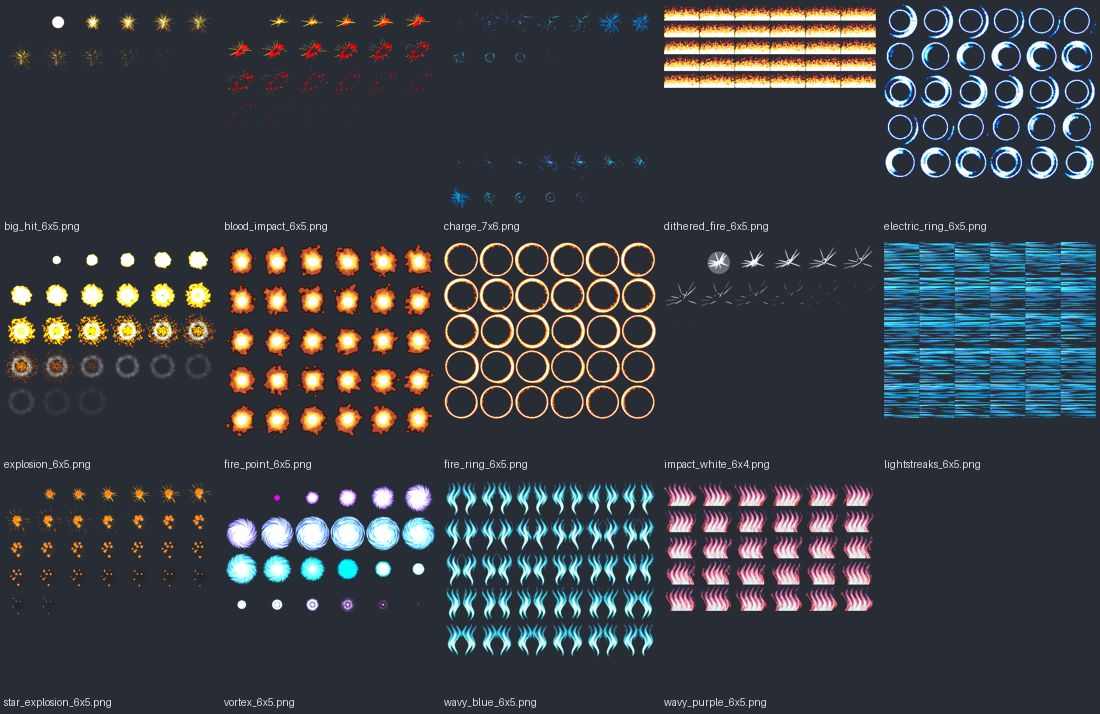
#> input picture tools/vfx_library/catalog_predrawn.jpg, 1100 x 714 px
$ python -i ui_defringe.py   (imports and definitions only)
#> lines starting #> are read from the running program, lines starting #| are printed output that depends on the picture; after the words box and inside, x2 and y2 are one past the last pixel; in counts of white or black regions, pixels touching at a corner belong together
#> further down, picture is the input picture: PIL image 1100x714 RGB; mean R, G, B 58.6, 62.9, 69.6
"""Снимает «красную кайму» (запечённый чистый красный ореол вокруг объектов прозрачных генераций ChatGPT)."""
import sys, numpy as np
from PIL import Image, ImageFilter
from scipy import ndimage
def defringe(im, bg=None):
    a = np.asarray(im.convert('RGBA')).astype(float)
    rgb, al = a[..., :3], a[..., 3]
#> al: shape (714, 1100) float64; every value is 255
    if bg is not None:   # непрозрачный фон (белый) → альфа
        d = np.abs(rgb - np.array(bg)).max(2); m = d > 24
        m = ndimage.binary_opening(m, iterations=1)
        lab, n = ndimage.label(m); sz = ndimage.sum(m, lab, range(1, n + 1)); m = np.isin(lab, 1 + np.where(sz > 1500)[0]); m = ndimage.binary_fill_holes(m)
        al = m * 255.0
    r, g, b = rgb[..., 0], rgb[..., 1], rgb[..., 2]
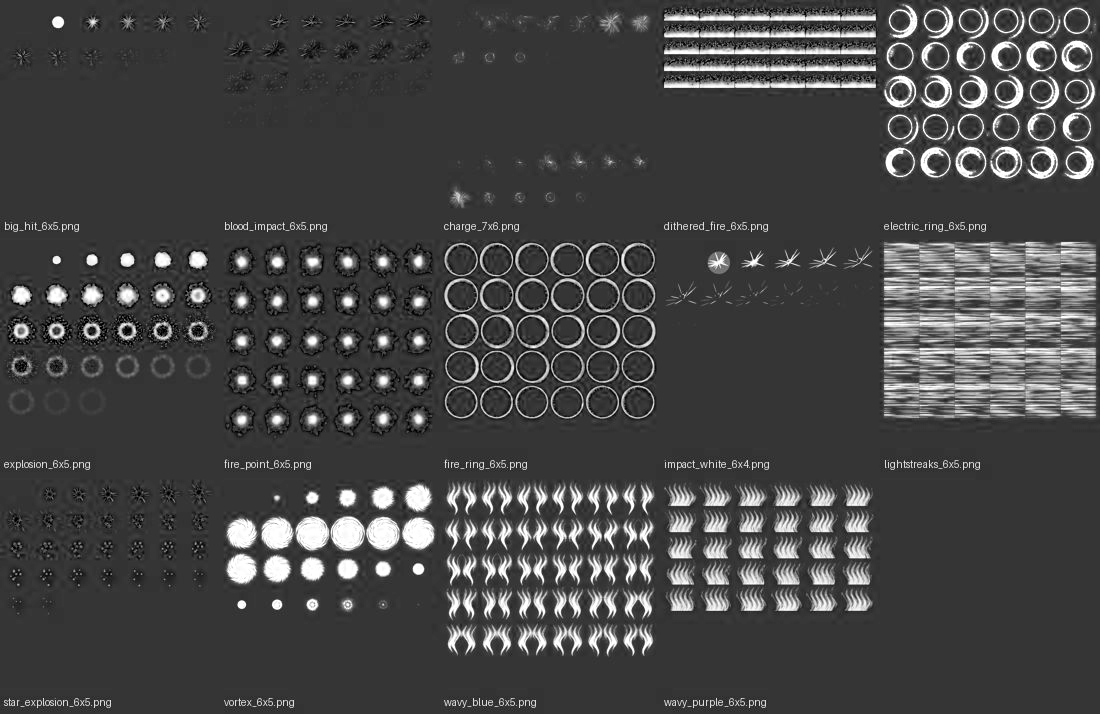
#> b: shape (714, 1100) float64; min 0, max 255, mean 69.6
    halo = (r > 90) & (g < 0.22 * r) & (b < 0.22 * r)         # чистый красный
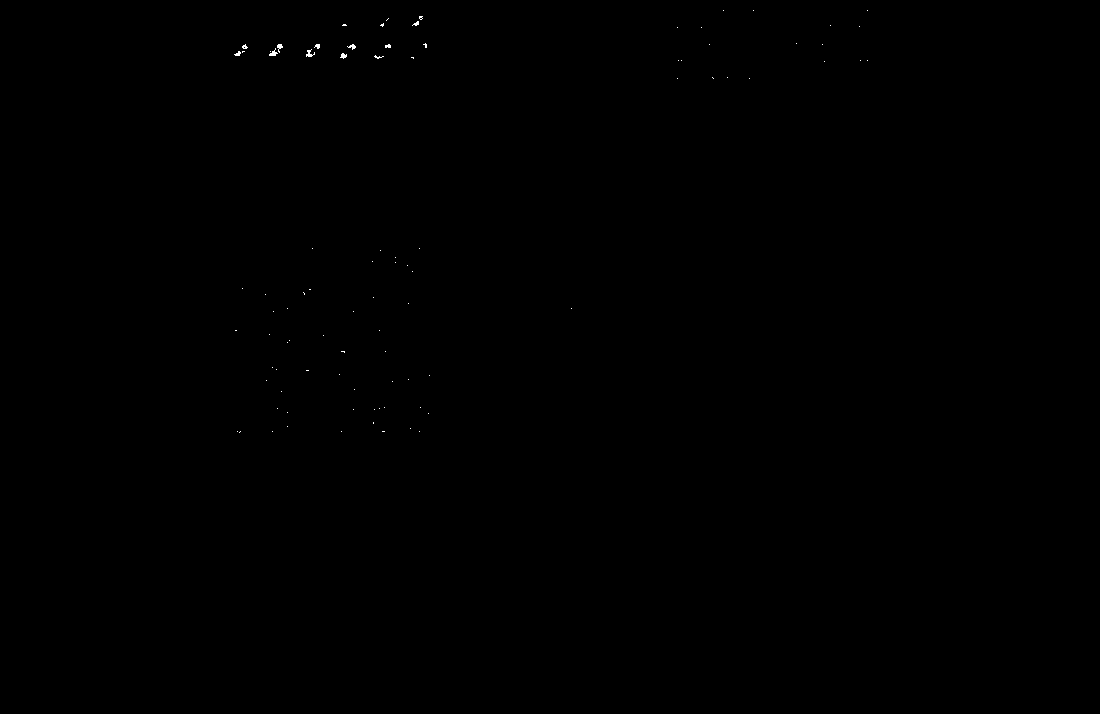
#> halo: shape (714, 1100) bool; 0.05% white in thin lines or dots, all inside (x1, y1, x2, y2) = (234, 10, 868, 433)
    halo |= (r > 120) & (g > 0.75 * r) & (b < 0.25 * r) & (al > 0)   # и жёлто-зелёный ореол
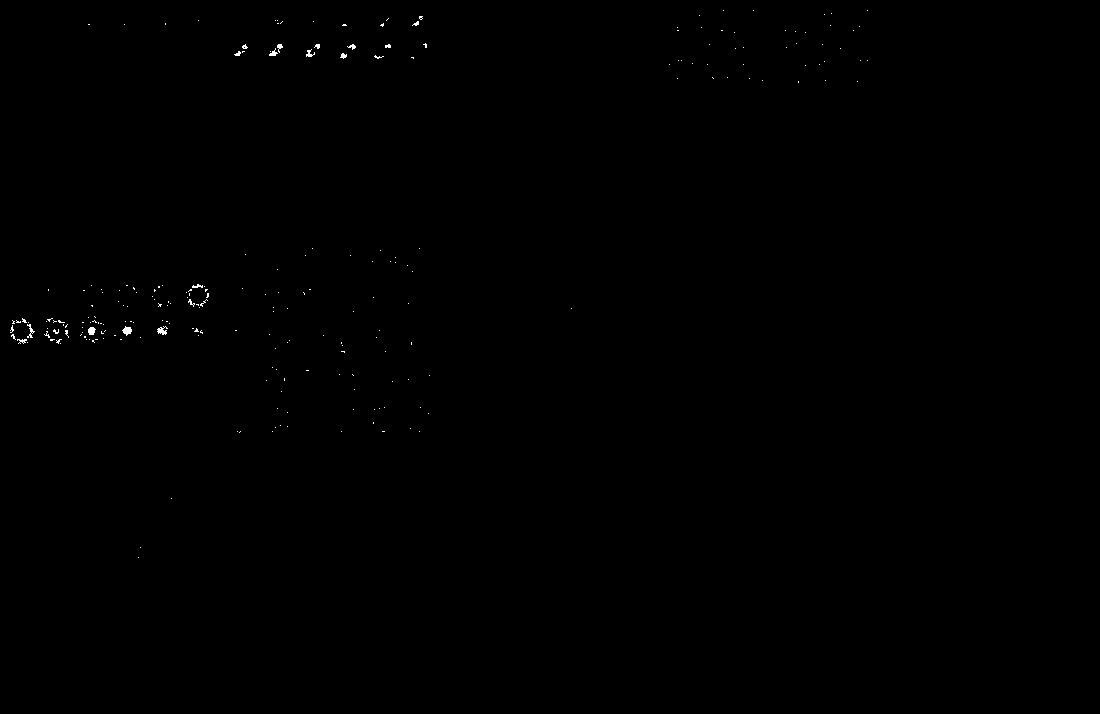
#> halo: shape (714, 1100) bool; 0.14% white in thin lines or dots, all inside (x1, y1, x2, y2) = (10, 10, 868, 558)
    # ореол — только у края силуэта (внутренние красные детали не трогаем)
    solid = (al > 128) & ~halo
    core = ndimage.binary_erosion(solid, iterations=3)
#> core: shape (714, 1100) bool; 97.6% white; 136 black regions, largest, box (x1, y1, x2, y2) and area: (0, 0, 1100, 714) 10848, (77, 313, 109, 346) 591, (41, 315, 72, 347) 591
    near_edge = ~ndimage.binary_dilation(core, iterations=1) | ~ndimage.binary_erosion(al > 128, iterations=6)
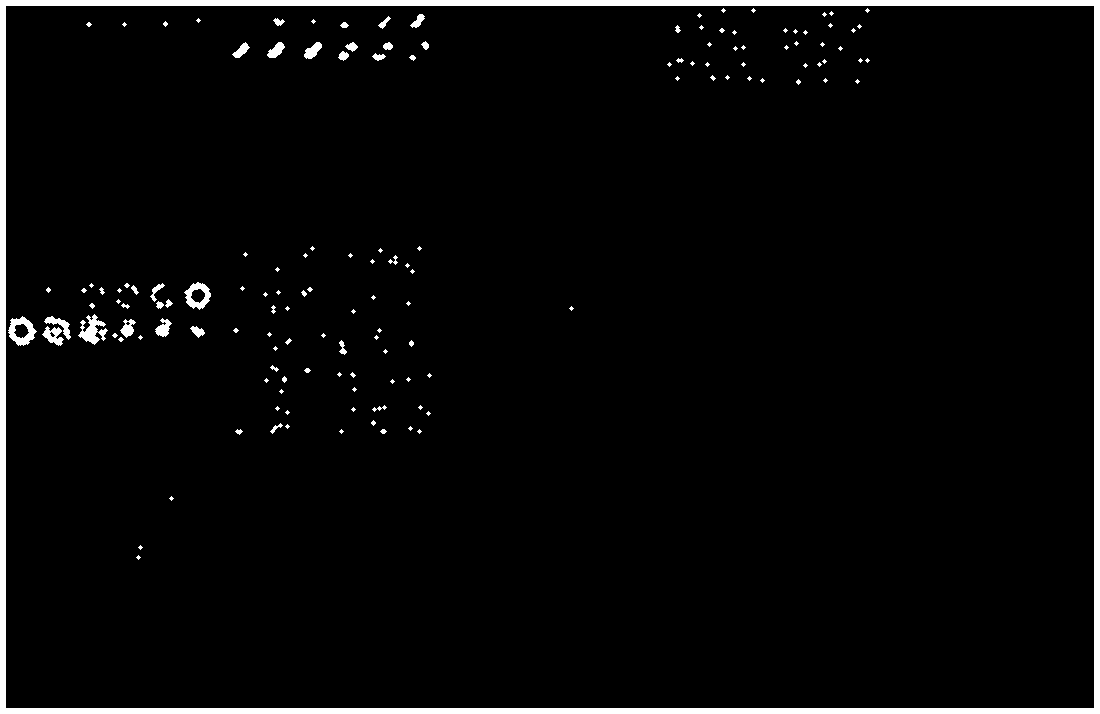
#> near_edge: shape (714, 1100) bool; 3.4% white; 144 white regions (100 under 20 px), largest, box (x1, y1, x2, y2) and area: (0, 0, 1100, 714) 21624, (78, 314, 108, 345) 442, (8, 316, 37, 346) 432
    kill = halo & near_edge
    # распространяем по связным областям ореола, касающимся прозрачности
    lab, n = ndimage.label(halo)
#> lab: shape (714, 1100) int32; 294 distinct labels, from 0 to 293
#> n = 293
    touch = np.unique(lab[ndimage.binary_dilation(al < 20, iterations=2) & halo])
#> touch = empty array
    kill |= np.isin(lab, touch[touch > 0])
    al = np.where(kill, 0, al)
    m = al > 128
    m = ndimage.binary_opening(m, iterations=1)
#> m: shape (714, 1100) bool; 99.8% white; black in thin lines or dots
    al2 = np.asarray(Image.fromarray((m * 255).astype(np.uint8)).filter(ImageFilter.GaussianBlur(0.7))).astype(float)
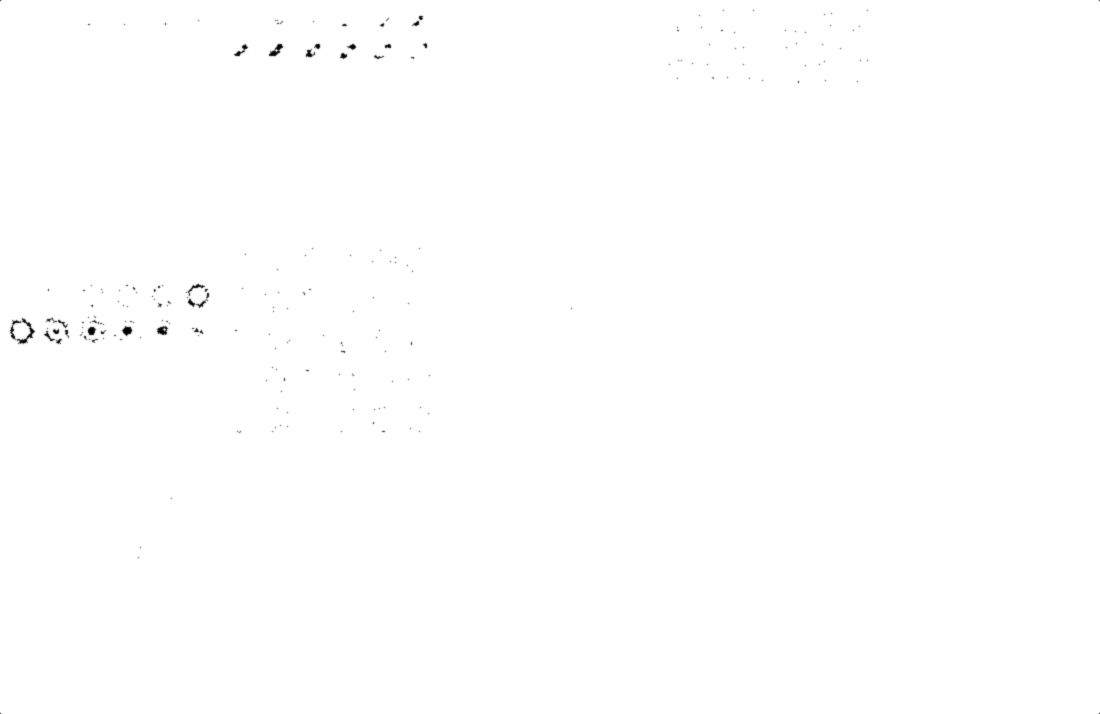
#> al2: shape (714, 1100) float64; min 0, max 255, mean 254.6
    al = np.minimum(al, al2 + 0)
    return Image.fromarray(np.dstack([rgb, al]).astype(np.uint8), 'RGBA')
# [3 lines not run here, left out]

>>> from PIL import Image
>>> picture = Image.open('vfx_library/catalog_predrawn.jpg')
>>> result = defringe(picture)
